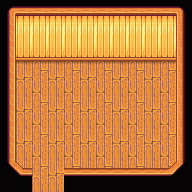

A 2D game scene composited from a Tiled map and its tileset images. What follows is a short description and the map's XML, with every tile layer's data as written:
An orthogonal 12x12 tile map with 16x16 px tiles, 3 tile layers (Back, Bulidings, Front), 3 tilesets.

<map version="1.10" tiledversion="1.11.0" orientation="orthogonal" renderorder="right-down" width="12" height="12" tilewidth="16" tileheight="16" infinite="0" nextlayerid="5" nextobjectid="1">
 <tileset firstgid="1" name="farmhouse_tiles" tilewidth="16" tileheight="16" tilecount="264" columns="12">
  <image source="farmhouse_tiles.png" width="192" height="352" />
 </tileset>
 <tileset firstgid="265" name="townInterior" tilewidth="16" tileheight="16" tilecount="2176" columns="32">
  <image source="townInterior.png" width="512" height="1088" />
 </tileset>
 <tileset firstgid="2441" name="walls_and_floors" tilewidth="16" tileheight="16" tilecount="688" columns="16">
  <image source="walls_and_floors.png" width="256" height="688" />
 </tileset>
 <layer id="1" name="Back" width="12" height="12">
  <data encoding="csv">
1,1,1,1,1,1,1,1,1,1,1,1,
1,2441,2441,2441,2441,2441,2441,2441,2441,2441,2441,1,
1,2457,2457,2457,2457,2457,2457,2457,2457,2457,2457,1,
1,2777,2778,2777,2778,2777,2778,2777,2778,2777,2778,1,
1,2793,2794,2793,2794,2793,2794,2793,2794,2793,2794,1,
1,2777,2778,2777,2778,2777,2778,2777,2778,2777,2778,1,
1,2793,2794,2793,2794,2793,2794,2793,2794,2793,2794,1,
1,2777,2778,2777,2778,2777,2778,2777,2778,2777,2778,1,
1,2793,2794,2793,2794,2793,2794,2793,2794,2793,2794,1,
1,2777,2778,2777,2778,2777,2778,2777,2778,2777,2778,1,
1,2793,2794,2793,2794,2793,2794,2793,2794,2793,2794,1,
265,265,2777,2777,265,265,265,265,265,265,265,265
</data>
 </layer>
 <layer id="2" name="Bulidings" width="12" height="12">
  <data encoding="csv">
274,267,267,267,267,267,267,267,267,267,267,276,
329,0,0,0,0,0,0,0,0,0,0,333,
329,0,0,0,0,0,0,0,0,0,0,333,
329,2473,2473,2473,2473,2473,2473,2473,2473,2473,2473,333,
329,0,0,0,0,0,0,0,0,0,0,333,
329,0,0,0,0,0,0,0,0,0,0,333,
329,0,0,0,0,0,0,0,0,0,0,333,
329,0,0,0,0,0,0,0,0,0,0,333,
329,0,0,0,0,0,0,0,0,0,0,333,
329,0,0,0,0,0,0,0,0,0,0,333,
425,426,0,0,430,430,430,430,430,430,431,432,
265,265,0,0,265,265,265,265,265,265,265,265
</data>
 </layer>
 <objectgroup id="4" name="Bedroom" />
 <layer id="3" name="Front" width="12" height="12">
  <data encoding="csv">
0,0,0,0,0,0,0,0,0,0,0,0,
0,0,0,0,0,0,0,0,0,0,0,0,
0,0,0,0,0,0,0,0,0,0,0,0,
0,0,0,0,0,0,0,0,0,0,0,0,
0,0,0,0,0,0,0,0,0,0,0,0,
0,0,0,0,0,0,0,0,0,0,0,0,
0,0,0,0,0,0,0,0,0,0,0,0,
0,0,0,0,0,0,0,0,0,0,0,0,
0,0,0,0,0,0,0,0,0,0,0,0,
0,0,0,0,0,0,0,0,0,0,0,0,
0,0,0,0,0,0,0,0,0,0,0,0,
0,0,0,0,0,0,0,0,0,0,0,0
</data>
 </layer>
</map>
